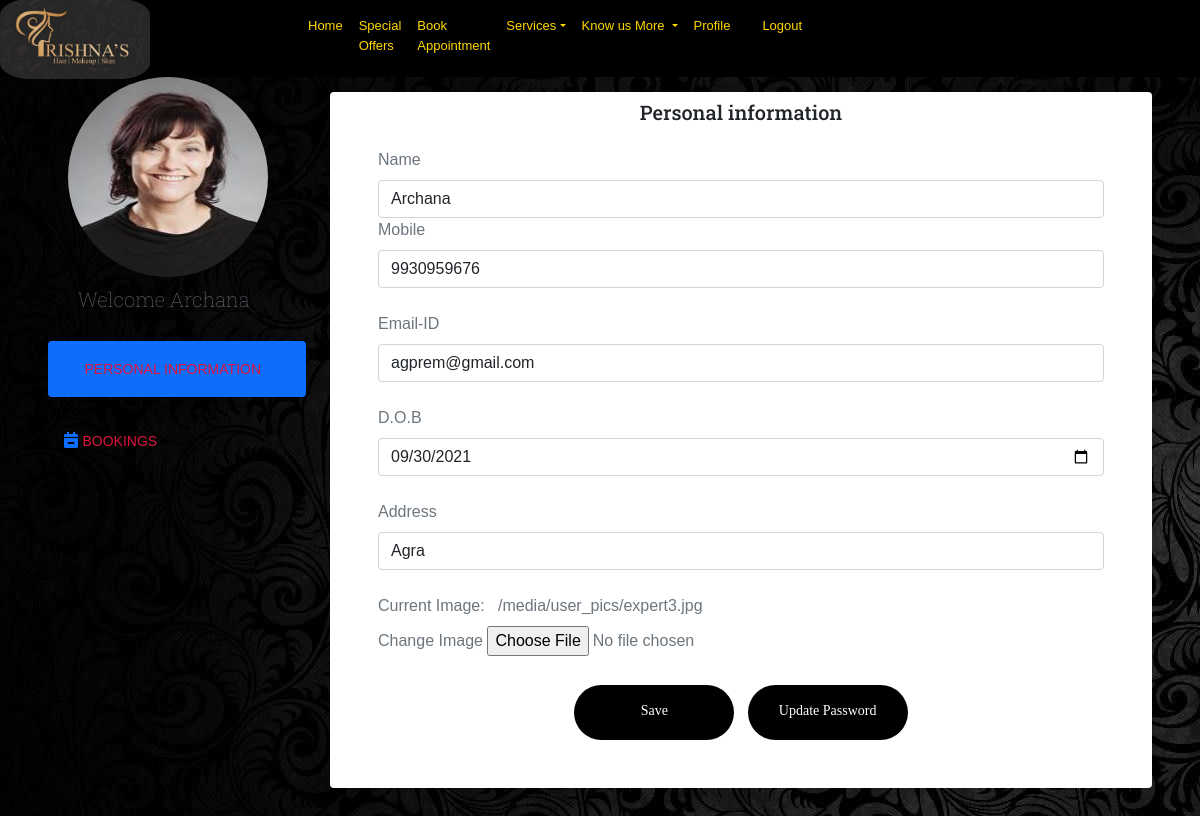
Page /profile/ (signed in) on the committed database.
### user/models.py (models this page shows, shortened)
class CustomUser(AbstractBaseUser):
    email = models.EmailField(verbose_name='email',blank=True)
    password=models.CharField(max_length=1000)
    name = models.CharField(max_length=30)
    mobile = models.CharField(max_length=60,unique=True)
    is_admin = models.BooleanField(default=False)
    is_staff = models.BooleanField(default=False)
    is_superuser =models.BooleanField(default=False)
    is_active = models.BooleanField(default=True)
    USERNAME_FIELD = 'mobile'
    REQUIRED_FIELD = []
    objects = CustomUserManager()
    def __str__(self):
        return f'{self.name}'

class UserProfile(models.Model):
    user=models.OneToOneField(CustomUser,on_delete=models.CASCADE,related_name='profile')
    address=models.TextField(blank=True)
    image=models.ImageField(default='default.jpg',upload_to='user_pics')
    dob = models.DateField(null=True,blank=True)

### user/views.py (the view, shortened to what this page needs)
# urls.py: path('profile/' ,user_views.profile,name="profile"),
@login_required
def profile(request):
    context={}
    print("HELLO INSIDE PROFILE FUNCTION")
    u_form=UserUpdateForm()
    p_form=ProfileUpdateForm()
    bookings=bookappointment.objects.filter(client=request.user)
    print("hello bookings",bookings)
    context={'u_form':u_form,'p_form':p_form,'bookings':bookings}
    return render(request,'user/profile.html',context)

### user/forms.py
class UserUpdateForm(forms.ModelForm):    # we are merging two forms for user detail and image field in Profile Model
   class Meta:
        model=CustomUser
        fields=['name','mobile','email']

class ProfileUpdateForm(forms.ModelForm):
    class Meta:
        model=UserProfile
        fields=['dob','address','image']

### salon/models.py (called while the page is built)
    def __str__(self):
       return self.service

### user/templates/user/profile.html (shortened to what this page needs)
{% extends "salon/header.html" %}
{% block content %}
<form method="POST" enctype="multipart/form-data" action="">
  {% if user %}
<section class="py-5 header">
   <div class="container-fluid py-5 px-5 newcontainer" >
        <header class="text-center mb-5 pb-5 text-white"></header>
        <div class="row" style="margin-top: -100px;">
            <div class="col-md-3">
                <div class="nav flex-column nav-pills nav-pills-custom" id="v-pills-tab" role="tablist" aria-orientation="vertical">
                  <img  class="rounded-circle account-img"src="{{user.profile.image.url}}" style="margin-top:-15px; margin-bottom: 50px;margin-left:20px; width:200px;height:200px;">
                  <h5 class="text-muted" style="padding-top:5px; padding-left:30px;font-weight: 90;font-family: 'Roboto Slab', serif;color:black;margin-top:-45px;margin-bottom: 30px;"> Welcome {{user}} </h5>
                      <a class="nav-link active mb-3 p-3 shadow " id="v-pills-home-tab" data-bs-toggle="pill" href="#v-pills-home" role="tab" aria-controls="v-pills-home">
                          <i class="fa fa-user-circle-o mr-2"></i>
                          <span class="font-weight-bold small text-uppercase" style="color:crimson ;font-size:14px;">Personal information</span></a>
                      <a class="nav-link mb-3 p-3 shadow " id="v-pills-profile-tab" data-bs-toggle="pill" href="#v-pills-profile" role="tab" aria-controls="v-pills-profile" aria-selected="false">
                        <i class="fa fa-calendar-minus-o mr-2"></i>
                        <span class="font-weight-bold small text-uppercase" style="color:crimson ;font-size:14px;">Bookings</span></a>
                </div>
            </div>
            <div class="col-md-9 ">
                <div class="tab-content" id="v-pills-tabContent">
                    <div class="tab-pane fade shadow rounded bg-white show active p-5" id="v-pills-home" role="tabpanel" aria-labelledby="v-pills-home-tab">
                        <h4 class="font-italic mb-4 text-center" style="  font-family: 'Roboto Slab', serif;font-size: 20px; margin-top: -40px;">Personal information</h4>
                      <div class="form-outline text-muted">
                        <label class="form-label" for="form3Example1m">Name</label>
                        <input type="text" id="form3Example1m" class="form-control" name="name" value={{user.name}}  >
                      </div>
                     <div class="form-outline mb-4 text-muted">
                      <label class="form-label" for="form3Example8">Mobile</label>
                      <input type="text" id="form3Example8" class="form-control" name="mobile" value={{user.mobile}}  >
                    </div>
                    <div class="form-outline mb-4 text-muted">
                      <label class="form-label" for="form3Example9">Email-ID</label>
                      <input type="text" id="form3Example9" class="form-control"  name="email" value={{user.email}} >
                    </div>
                  <div class="form-outline mb-4 text-muted">
                    <label class="form-label" for="form3Example97">D.O.B</label>
                    <input type="date" id="form3Example97" class="form-control" name="dob" value= {{user.profile.dob|date:"Y-m-d"  }} >
                  </div>
                  <div class="form-outline mb-4 text-muted">
                    <label class="form-label" for="form3Example97">Address</label>
                    <input type= "text" id="form3Example97" class="form-control " name="address" value={{user.profile.address}} >
                  </div>
                  <div class="form-outline mb-4 text-muted">
                    <label class="form-label" for="form3Example97">Current Image: &nbsp; {{user.profile.image.url}}</label>
                    <br><label class="form-label" for="form3Example97">Change Image </label>
                    <input  type="file" id="form3Example12" name="image"  value={{user.profile.image.url}} >
                  </div>
                 <div class="text-center">
                    <input  type="submit" class=" newbutton1 btn rounded-pill"  style="padding-top:2px; font-size:14px;" value="Save" >&nbsp;&nbsp;
                    <button type="button" class=" newbutton1 btn rounded-pill" data-bs-toggle="modal" data-bs-target="#exampleModal" style="padding-top:2px; font-size:14px;">Update Password</button>
                </div>
              </form>
{% endif %}
 {% endblock content %}

### salon/static/salon/css/styles.css (style rules this page uses)
body { background-image: url('../images/blackbg.jpg'); font-family: Arial, Helvetica, sans-serif!important; }
.newbutton1 { width:160px; height:55px; padding-top: 9px; background-color:black; color:white; font-family:verdana; font-weight: 120; }

### rows in the picture
CustomUser: profile.image (picture), name "Archana", mobile "9930959676", email "agprem@gmail.com", dob "09/30/2021", address "Agra", profile.image "/media/user_pics/expert3.jpg"
